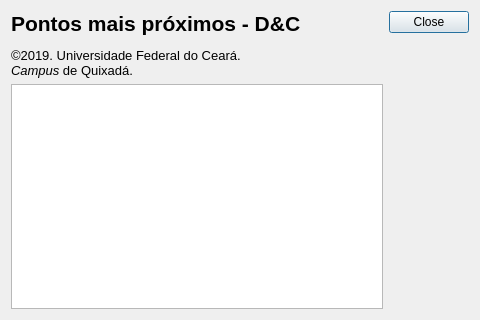
<?xml version="1.0" encoding="UTF-8"?>
<ui version="4.0">
 <class>AboutDialog</class>
 <widget class="QDialog" name="AboutDialog">
  <property name="geometry">
   <rect>
    <x>0</x>
    <y>0</y>
    <width>480</width>
    <height>320</height>
   </rect>
  </property>
  <property name="windowTitle">
   <string>Dialog</string>
  </property>
  <layout class="QHBoxLayout" name="horizontalLayout">
   <item>
    <layout class="QVBoxLayout" name="verticalLayout_2">
     <item>
      <widget class="QLabel" name="label">
       <property name="text">
        <string>&lt;html&gt;&lt;head/&gt;&lt;body&gt;&lt;p&gt;&lt;span style=&quot; font-size:16pt; font-weight:600;&quot;&gt;Pontos mais próximos - D&amp;amp;C&lt;/span&gt;&lt;/p&gt;&lt;p&gt;&lt;span style=&quot; font-size:10pt;&quot;&gt;©2019. Universidade Federal do Ceará.&lt;br/&gt;&lt;/span&gt;&lt;span style=&quot; font-size:10pt; font-style:italic;&quot;&gt;Campus &lt;/span&gt;&lt;span style=&quot; font-size:10pt;&quot;&gt;de Quixadá.&lt;/span&gt;&lt;/p&gt;&lt;/body&gt;&lt;/html&gt;</string>
       </property>
      </widget>
     </item>
     <item>
      <widget class="QTextBrowser" name="textBrowserAuthors">
       <property name="autoFormatting">
        <set>QTextEdit::AutoBulletList</set>
       </property>
       <property name="tabStopWidth">
        <number>40</number>
       </property>
       <property name="openExternalLinks">
        <bool>true</bool>
       </property>
      </widget>
     </item>
    </layout>
   </item>
   <item>
    <widget class="QDialogButtonBox" name="buttonBox">
     <property name="orientation">
      <enum>Qt::Vertical</enum>
     </property>
     <property name="standardButtons">
      <set>QDialogButtonBox::Close</set>
     </property>
    </widget>
   </item>
  </layout>
 </widget>
 <resources/>
 <connections>
  <connection>
   <sender>buttonBox</sender>
   <signal>rejected()</signal>
   <receiver>AboutDialog</receiver>
   <slot>reject()</slot>
   <hints>
    <hint type="sourcelabel">
     <x>316</x>
     <y>260</y>
    </hint>
    <hint type="destinationlabel">
     <x>286</x>
     <y>274</y>
    </hint>
   </hints>
  </connection>
  <connection>
   <sender>buttonBox</sender>
   <signal>accepted()</signal>
   <receiver>AboutDialog</receiver>
   <slot>accept()</slot>
   <hints>
    <hint type="sourcelabel">
     <x>248</x>
     <y>254</y>
    </hint>
    <hint type="destinationlabel">
     <x>157</x>
     <y>274</y>
    </hint>
   </hints>
  </connection>
 </connections>
</ui>
